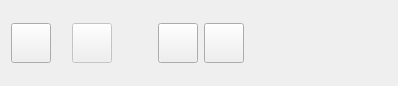
<?xml version="1.0" encoding="UTF-8"?>
<ui version="4.0">
 <class>PicturePlaybar</class>
 <widget class="QWidget" name="PicturePlaybar">
  <property name="geometry">
   <rect>
    <x>0</x>
    <y>0</y>
    <width>398</width>
    <height>82</height>
   </rect>
  </property>
  <property name="windowTitle">
   <string>Form</string>
  </property>
  <layout class="QGridLayout" name="gridLayout">
   <item row="0" column="0">
    <widget class="QPushButton" name="showButton">
     <property name="minimumSize">
      <size>
       <width>40</width>
       <height>40</height>
      </size>
     </property>
     <property name="maximumSize">
      <size>
       <width>50</width>
       <height>16777215</height>
      </size>
     </property>
     <property name="text">
      <string/>
     </property>
     <property name="iconSize">
      <size>
       <width>24</width>
       <height>24</height>
      </size>
     </property>
    </widget>
   </item>
   <item row="0" column="5">
    <widget class="QPushButton" name="nextButton">
     <property name="minimumSize">
      <size>
       <width>40</width>
       <height>40</height>
      </size>
     </property>
     <property name="maximumSize">
      <size>
       <width>50</width>
       <height>16777215</height>
      </size>
     </property>
     <property name="text">
      <string/>
     </property>
    </widget>
   </item>
   <item row="0" column="7">
    <spacer name="thumbSpacer">
     <property name="orientation">
      <enum>Qt::Horizontal</enum>
     </property>
     <property name="sizeType">
      <enum>QSizePolicy::Expanding</enum>
     </property>
     <property name="sizeHint" stdset="0">
      <size>
       <width>64</width>
       <height>20</height>
      </size>
     </property>
    </spacer>
   </item>
   <item row="0" column="1">
    <spacer name="horizontalSpacer">
     <property name="orientation">
      <enum>Qt::Horizontal</enum>
     </property>
     <property name="sizeType">
      <enum>QSizePolicy::Fixed</enum>
     </property>
     <property name="sizeHint" stdset="0">
      <size>
       <width>15</width>
       <height>20</height>
      </size>
     </property>
    </spacer>
   </item>
   <item row="0" column="2">
    <widget class="QPushButton" name="hideButton">
     <property name="enabled">
      <bool>false</bool>
     </property>
     <property name="minimumSize">
      <size>
       <width>40</width>
       <height>40</height>
      </size>
     </property>
     <property name="maximumSize">
      <size>
       <width>50</width>
       <height>16777215</height>
      </size>
     </property>
     <property name="toolTip">
      <string>play audio only without video</string>
     </property>
     <property name="styleSheet">
      <string notr="true"/>
     </property>
     <property name="text">
      <string/>
     </property>
     <property name="iconSize">
      <size>
       <width>24</width>
       <height>24</height>
      </size>
     </property>
     <property name="checkable">
      <bool>false</bool>
     </property>
    </widget>
   </item>
   <item row="0" column="9">
    <widget class="QLabel" name="thumbnail">
     <property name="sizePolicy">
      <sizepolicy hsizetype="Fixed" vsizetype="Fixed">
       <horstretch>0</horstretch>
       <verstretch>0</verstretch>
      </sizepolicy>
     </property>
     <property name="minimumSize">
      <size>
       <width>64</width>
       <height>64</height>
      </size>
     </property>
     <property name="text">
      <string/>
     </property>
    </widget>
   </item>
   <item row="0" column="3">
    <spacer name="horizontalSpacer_2">
     <property name="orientation">
      <enum>Qt::Horizontal</enum>
     </property>
     <property name="sizeType">
      <enum>QSizePolicy::Fixed</enum>
     </property>
     <property name="sizeHint" stdset="0">
      <size>
       <width>40</width>
       <height>20</height>
      </size>
     </property>
    </spacer>
   </item>
   <item row="0" column="4">
    <widget class="QPushButton" name="previousButton">
     <property name="minimumSize">
      <size>
       <width>40</width>
       <height>40</height>
      </size>
     </property>
     <property name="maximumSize">
      <size>
       <width>50</width>
       <height>16777215</height>
      </size>
     </property>
     <property name="text">
      <string/>
     </property>
    </widget>
   </item>
  </layout>
 </widget>
 <resources/>
 <connections/>
</ui>
